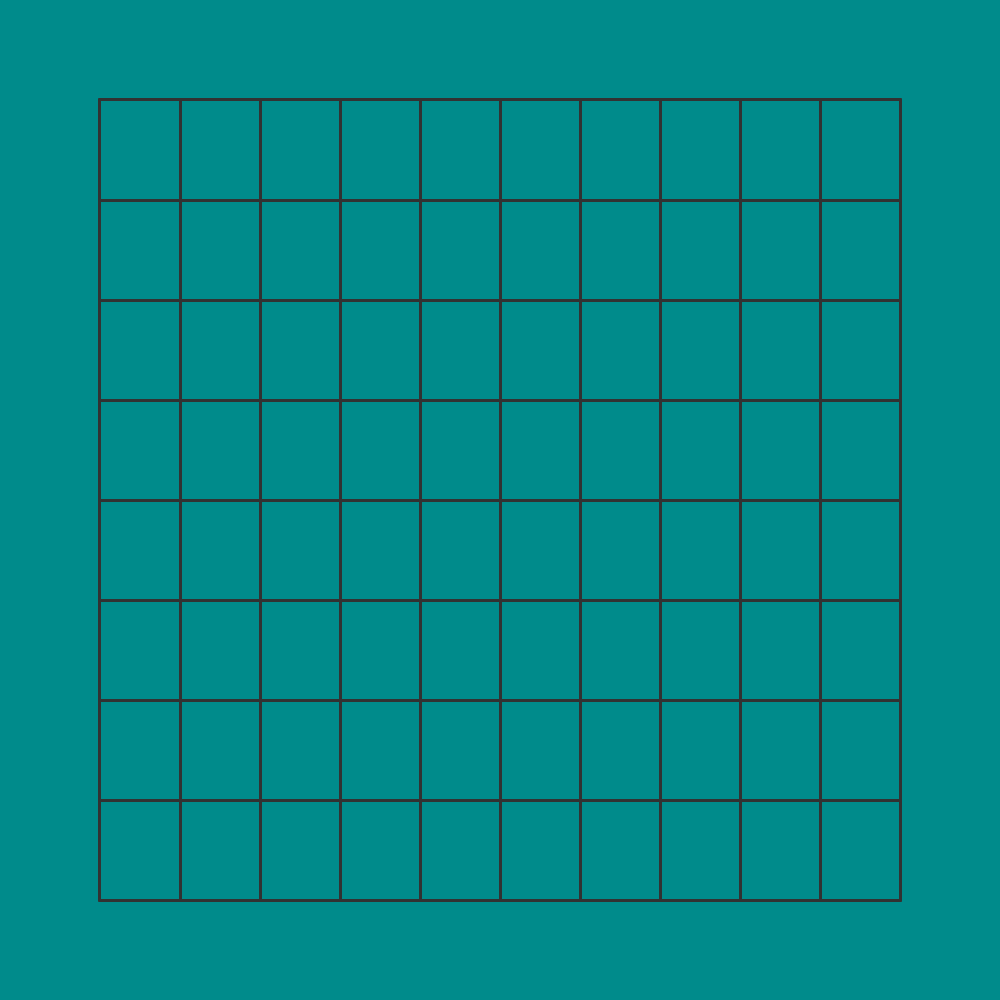
Frame 1 (no input)
Frame 60 (the mouse pressed at the canvas centre just before this capture): identical to frame 1, image omitted
Frame 120 (the mouse held since frame 60 and released just before this capture): identical to frame 1, image omitted

The Processing sketch that drew this single still picture (run headless with seeded random() and noise(); from frame 60 on, the mouse is pressed at the canvas centre):

// Processing sketch: JogoSketch
// ── JogoSketch.pde
final int myRows = 8;
final int myColumns = 10;
final int myWidth = 1000;
final int myHeight = 1000;
float boardW;
float boardH;
float marginX, marginY; //margens do tabuleiro
float sColumns, sRows; //espaço entre colunas e linhas
int mColumns, mRows; //coluna e linha onde se encontra o rato
final float boardsize = 0.8;


final int delay = 1000;
int t1 = 0;
int Position;
int colors = 0;
int touch = 0;
int mark = 0;

color[] myColor = {color(0, 125, 0), color(0, 128, 0), color(255, 99,71), color(64, 224, 208)};
color windowColor = color (0, 139, 139);

int [][] board;
int [][] clearboard;
int[][]distance;
int[] mouse;

//----------------------------------------------------------------------------------

void setup(){
  board = new int [myRows][myColumns];
  clearboard = new int[myRows][myColumns];
  distance = new int [myRows][myColumns];
  mouse = new int[8];
  marginX = (1-boardsize)*0.5*width;
  marginY = (1-boardsize)*0.5*height;
  boardW = myWidth * boardsize;
  boardH = myHeight * boardsize;
  sColumns = boardW / myColumns;
  sRows = boardH / myRows;
  colors = int(random(1,4));
  MatrixUpdate(distance, -1);

}


int countWhile(int[][] m, int Rows, int Columns, int x, int r, int c, int dv, int dh){
  int result = 0;
  while(c >= 0 && c < Columns && r >= 0 && r < Rows && m[r][c] == x){
     c += dh;
     r += dv;
     result++;
  }
  return result;
}

void Matrix(int Rows, int Columns){
  fill(255);
  stroke(50);
  strokeWeight(3);
  for(int i=0; i<=Rows; i++)//8
    line(marginX, sRows * i + marginX, boardH + marginX, sRows * i + marginX);
  for(int i=0; i<=Columns; i++) //10
    line(sColumns * i + marginY, marginY, sColumns * i + marginY, boardW + marginY);
}

 void MatrixUpdate(int[][]m, int x){
    for(int r = 0; r < myRows; r++)
      for(int c = 0; c < myColumns; c++)
        m[r][c] = x;
 }

//Criar as bolas
void Balls(int Rows, int Columns){
 for(int r = 0; r < Rows;r++){
   for(int c= 0; c < Columns; c++){
     if(board[r][c] != 0){
       ellipseMode(CORNER);
       strokeWeight(3);
       fill(myColor[board[r][c]]);
       ellipse(c*sColumns+marginX, r*sRows+marginY, sColumns, sRows);
     }
    }
  }
}

int Cell(int x, int y){
  int colunm = int((x-marginX)/sColumns);
  int row = int((y-marginY)/sRows);
  int result = row*myColumns + colunm;
  println(colunm, row);
  return result;
}

void five_balls(int r, int c, int n, int dv, int dh){
 for(int i = 0; i < n; i++)
   clearboard[r+i*dv][c+i*dh] = 1;
}

//contar o numero de bolas 
void count_balls(){
  for(int r = 0; r < myRows; r++){
   for(int c = 0; c < myColumns; c++){
    int vertical = countWhile(board, myRows, myColumns, board[r][c], r, c, 1, 0);
    int horizontal = countWhile(board, myRows, myColumns, board[r][c], r, c, 0, 1);
    int diagonal1 = countWhile(board, myRows, myColumns, board[r][c], r, c, 1, -1);
    int diagonal2 = countWhile(board, myRows, myColumns, board[r][c], r, c, 1, 1);
    if(vertical >= 5)
      five_balls(r, c, vertical, 1, 0);
    else if(horizontal >= 5)
      five_balls(r, c, horizontal, 0, 1);
    else if(diagonal1 >= 5)
      five_balls(r, c, diagonal2, 1, -1);
    else if(diagonal2 >= 5)
      five_balls(r, c, diagonal2, 1, 1);
   }  
 }
 clearboard_balls();
}
  
//quando se forma 5 bolas juntas
void clearboard_balls(){
  for(int r = 0; r < myRows; r++){
   for(int c = 0; c < myColumns; c++){
     if(clearboard[r][c] == 1)
      board[r][c] = 0; 
   }
  }
   clear_board();
}

void clear_board(){
  for(int r = 0; r < myRows; r++){
   for(int c = 0; c < myColumns; c++){
    clearboard[r][c] = 0; 
   }
  }
}

int getclearboard(int[] a,int [][]m,int rows,int columns)
{
 int result=0;
 for(int i=0;i<columns*rows;i++)
   if(m[i/columns][i%columns]==0){
     a[result]=i;
     result++;
   }
 return result;
}
//DISTANCE------------------------------------------


void North(int[][]m, int[][]d, int r, int c, int x){
  if(r>0 && d[r-1][c] == -1 && m[r-1][c] == 0)
    d[r-1][c] = x+1;
}

void South(int[][]m, int[][]d, int r, int c, int x){
  if(r < myRows - 1 && d[r+1][c] == -1 && m[r+1][c] == 0)
    d[r+1][c] = x+1;
}

void Este(int[][]m, int[][]d, int r, int c, int x){
  if(c < myColumns -1 && d[r][c+1] == -1 && m[r][c+1] == 0)
    d[r][c+1] = x+1;
}

void NE(int[][]m, int[][]d, int r, int c, int x){
  if(r > 0 && c < myColumns -1 && d[r-1][c+1] == -1 && m[r-1][c+1] == 0)
    d[r-1][c+1] = x+1;
}

void SE(int[][]m, int[][]d, int r, int c, int x){
  if(r < myRows -1 && c < myColumns -1 && d[r+1][c+1] == -1 && m[r+1][c+1] == 0)
    d[r+1][c+1] = x+1;
}

void West(int[][]m, int[][]d, int r, int c, int x){
  if(c > 0 && d[r][c-1] == -1 && m[r][c-1] == 0)
    d[r][c-1] = x+1;
}

void NW(int[][]m, int[][]d, int r, int c, int x){
  if(r > 0 && c > 0 && d[r-1][c-1] == -1 && m[r-1][c-1] == 0)
    d[r-1][c-1] = x+1;
}

void SW (int[][]m, int[][]d, int r, int c, int x){
  if(r < myRows -1 && c > 0 && d[r+1][c-1] == -1 && m[r+1][c-1] == 0)
    d[r+1][c-1] = x+1;
}

//Calcular todas as distancias na vertical, horizontal e diagonal
void allDistances(int[][]m, int Rows, int Columns, int r, int c, int[][]d){
  d[r][c] = 0;
  int x = 0;
  int loop = 0;
  while(loop < Rows * Columns){
    for(int i = 0; i < Rows; i++){
     for(int j = 0; j < Columns; j++){
       if(d[i][j]==x){
        North(m, d, i, j, x);
        South(m, d, i, j, x); 
        Este(m, d, i, j, x);
        NE(m, d, i, j, x);
        SE(m, d, i, j, x);
        West(m, d, i, j, x); 
        NW(m, d, i, j, x);
        SW(m, d, i, j, x);
       }
     }
    }
    loop++;
    x++;
  }
}

void NDistance(int[][]d, int r, int c){
  if(r > 0)
    mouse[0] = d[r-1][c];
  else
    mouse[0] = 9999;
}

void SDistance(int[][]d, int r, int c){
  if(r < myRows -1)
    mouse[1] = d[r+1][c];
  else
    mouse[1] = 9999;
}

void EDistance(int[][]d, int r, int c){
  if(c < myColumns -1)
    mouse[2] = d[r][c+1];
  else
    mouse[2] = 9999;
}

void NEDistance(int[][]d, int r, int c){
  if(r > 0 && c < myColumns -1)
    mouse[3] = d[r-1][c+1];
  else
    mouse[3] = 9999;
}

void SEDistance(int[][]d, int r, int c){
  if(r < myRows -1 && c < myColumns -1)
    mouse[4] = d[r+1][c+1];
  else
    mouse[4] = 9999;
}

void WDistance(int[][]d, int r, int c){
  if(c > 0)
    mouse[5] = d[r][c-1];
  else
    mouse[5] = 9999;
}

void NWDistance(int[][]d, int r, int c){
  if(r > 0 && c > 0)
    mouse[6] = d[r-1][c-1];
  else
    mouse[6] = 9999;
}

void SWDistance(int[][]d, int r, int c){
  if(r < myRows -1 && c > 0)
    mouse[7] = d[r+1][c-1];
  else
    mouse[7] = 9999;
}

void shortestPath(int[][]d, int r, int c, int[][]p){
  int ActualBall = d[r][c];//Bola clicada para saber as distancias
  while(ActualBall > 0){
    p[r][c] = 1;
    int Direction = -1;
    NDistance(d, r, c);
    SDistance(d, r, c);
    EDistance(d, r, c);
    NEDistance(d, r, c);
    SEDistance(d, r, c);
    WDistance(d, r, c);
    NWDistance(d, r, c);
    SWDistance(d, r, c);
    for(int i = 0; i < 8; i++){
     if(ActualBall > mouse[i] && mouse[i] >=0){
      ActualBall = mouse[i];
      Direction = i;
     }
    }
    if(ActualBall != 0){
     if(Direction == -1)
       p[r][c] = 1;
     if(Direction == 0) //North
       p[r--][c] = ActualBall+1;
     if(Direction == 1) //South
       p[r++][c] = ActualBall+1;
     if(Direction == 2) //Este
       p[r][c++] = ActualBall+1;
     if(Direction == 3) // NE
       p[r--][c++] = ActualBall+1;
     if(Direction == 4) //SE
       p[r++][c++] = ActualBall+1;
     if(Direction == 5) //West
       p[r][c--] = ActualBall+1;
     if(Direction == 6) //NW
       p[r--][c--] = ActualBall+1;
     if(Direction == 7) //SW
       p[r++][c--] = ActualBall+1;
   }
  }
}


//_---------------------------------------------------------------------

//Contar o nr de quadrados vazios
int CountEmpty(){
 int result = 0;
 for(int r = 0; r < myRows; r++)
   for(int c = 0; c < myColumns; c++)
     if(board[r][c] == 0)
     result ++;
  return result;
}

//guardar as coordenadas dos quadrados vazios
int[] SquaresEmpty(){
 int a[] = new int[CountEmpty()];
 int result = 0;
 for(int r = 0; r < myRows; r++)
   for(int c = 0; c < myColumns; c++)
     if(board[r][c] == 0)
       a[result++] = r*myColumns+c;
 return a;
}

//  Created by Pedro Guerreiro on 01/11/2018.
//  Copyright Â© 2018 Pedro Guerreiro. All rights reserved.
void ints_exchange(int a[], int x, int y){
 int m = a[x];
 a[x] = a[y];
 a[y] = m;
}

void ColoresRandom(int a[]){
 int n = a.length;
 for(int i = 0; i < n-1; i++)
   ints_exchange(a, i, i+int(random(n-1-i)));
}

void BallsRandom(){
 int a[] = SquaresEmpty();
 ColoresRandom(a);
 int n = 0;
 while(a.length!=0 && n < 3){
  for(int r = 0; r < myRows; r++){
   for(int c = 0; c < myColumns; c++){
    if(n < a.length)
      if(a[n]==(r*myColumns+c) && n < 3){
       board[r][c] = colors;
         colors = int(random(1,4));
       board[r][c] = colors;
         colors = int(random(1,4));
       board[r][c] = colors;
         colors = int(random(1,4));
       board[r][c] = colors;
         colors = int(random(1,4));
      }
   }
  }
  n++;
 }
}

//NNNNNNNNNNNNNNNNNNNNNNNNNNNNNNNNNNNNNNNNNNNNNNNNNNNNNNNNNNNNNNNNNNNNN

void settings(){
  size(myWidth, myHeight);
}

void draw(){
  background(windowColor);
  Matrix(myRows, myColumns);
  Balls(myRows, myColumns);
  if(millis() >= t1 + delay)
    update();
    if(touch == 1)
      allDistances(board, myRows, myColumns, Position/myColumns, Position % myColumns, distance);
}

void update(){
  count_balls();
}

void mouseClicked(){
  touch = 1;
  Position = Cell(mouseX, mouseY);
  t1 = millis();
  if(board[Position / myColumns][Position%myColumns] == 0 && distance[Position / myColumns][Position % myColumns] != -1){
    board[Position / myColumns][Position%myColumns] = mark;
    BallsRandom();
    if(board[mouse[0]/myColumns][mouse[0]%myColumns] == 0)
     board[mouse[0]/myColumns][mouse[0]%myColumns]= int(random(1, 4));
    if(board[mouse[1]/myColumns][mouse[1]%myColumns] == 0)
     board[mouse[1]/myColumns][mouse[1]%myColumns]= int(random(1, 4));
    if(board[mouse[2]/myColumns][mouse[2]%myColumns] == 0)
     board[mouse[2]/myColumns][mouse[2]%myColumns]= int(random(1, 4));
    if(board[mouse[3]/myColumns][mouse[3]%myColumns] == 0)
     board[mouse[3]/myColumns][mouse[3]%myColumns]= int(random(1, 4));
  }
   else if(board[Position / myColumns][Position % myColumns] == 1){
   mark = 1;
    board[Position / myColumns][Position % myColumns] = 0 ;}
  else if(board[Position / myColumns][Position % myColumns] == 2){
    mark = 2;
    board[Position / myColumns][Position % myColumns] = 0 ;}
  else if(board[Position / myColumns][Position % myColumns] == 3){
    mark = 3;
    board[Position / myColumns][Position % myColumns] = 0 ;}
  else if(board[Position / myColumns][Position % myColumns] == 4){
    mark= 4;
    board[Position / myColumns][Position % myColumns] = 0 ;}
}
/*
    if(board[Position/myColumns][Position%myColumns] != 0){
        board[Position/myColumns][Position % myColumns] = 0; 
        return;
     }
     else{
      noStroke();
      board[Position/myColumns][Position%myColumns]= colors;
      colors = int(random(1, 1));
     }*/
